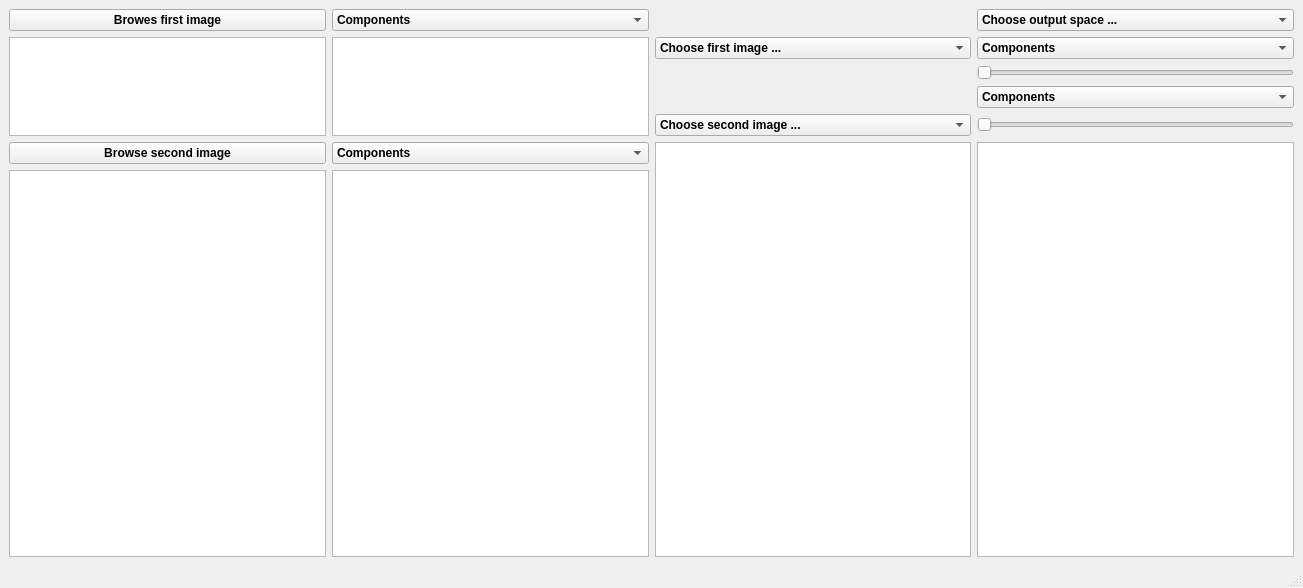
<?xml version="1.0" encoding="UTF-8"?>
<ui version="4.0">
 <class>MainWindow</class>
 <widget class="QMainWindow" name="MainWindow">
  <property name="geometry">
   <rect>
    <x>0</x>
    <y>0</y>
    <width>1303</width>
    <height>588</height>
   </rect>
  </property>
  <property name="windowTitle">
   <string>MainWindow</string>
  </property>
  <property name="styleSheet">
   <string notr="true"/>
  </property>
  <widget class="QWidget" name="centralwidget">
   <layout class="QGridLayout" name="gridLayout">
    <item row="0" column="0">
     <widget class="QPushButton" name="Browse_Image1">
      <property name="font">
       <font>
        <weight>75</weight>
        <bold>true</bold>
       </font>
      </property>
      <property name="text">
       <string>Browes first image</string>
      </property>
     </widget>
    </item>
    <item row="0" column="1">
     <widget class="QComboBox" name="Imag1_comboBox">
      <property name="font">
       <font>
        <weight>75</weight>
        <bold>true</bold>
       </font>
      </property>
      <item>
       <property name="text">
        <string>Components</string>
       </property>
      </item>
      <item>
       <property name="text">
        <string>Mag</string>
       </property>
      </item>
      <item>
       <property name="text">
        <string>Phase</string>
       </property>
      </item>
      <item>
       <property name="text">
        <string>Real</string>
       </property>
      </item>
      <item>
       <property name="text">
        <string>Imag</string>
       </property>
      </item>
     </widget>
    </item>
    <item row="0" column="3">
     <widget class="QComboBox" name="Output_comboBox">
      <property name="font">
       <font>
        <weight>75</weight>
        <bold>true</bold>
       </font>
      </property>
      <item>
       <property name="text">
        <string>Choose output space ...</string>
       </property>
      </item>
      <item>
       <property name="text">
        <string>Output1</string>
       </property>
      </item>
      <item>
       <property name="text">
        <string>Output2</string>
       </property>
      </item>
     </widget>
    </item>
    <item row="1" column="0" rowspan="4">
     <widget class="QGraphicsView" name="Image1_graphicsView">
      <property name="font">
       <font>
        <weight>75</weight>
        <bold>true</bold>
       </font>
      </property>
      <property name="verticalScrollBarPolicy">
       <enum>Qt::ScrollBarAlwaysOff</enum>
      </property>
      <property name="horizontalScrollBarPolicy">
       <enum>Qt::ScrollBarAlwaysOff</enum>
      </property>
     </widget>
    </item>
    <item row="1" column="1" rowspan="4">
     <widget class="PlotWidget" name="FT_Image1_graphicsView">
      <property name="font">
       <font>
        <weight>75</weight>
        <bold>true</bold>
       </font>
      </property>
      <property name="frameShape">
       <enum>QFrame::StyledPanel</enum>
      </property>
      <property name="verticalScrollBarPolicy">
       <enum>Qt::ScrollBarAlwaysOff</enum>
      </property>
      <property name="horizontalScrollBarPolicy">
       <enum>Qt::ScrollBarAlwaysOff</enum>
      </property>
      <property name="rubberBandSelectionMode">
       <enum>Qt::IntersectsItemShape</enum>
      </property>
     </widget>
    </item>
    <item row="1" column="2">
     <widget class="QComboBox" name="Component1_comboBox">
      <property name="font">
       <font>
        <weight>75</weight>
        <bold>true</bold>
       </font>
      </property>
      <item>
       <property name="text">
        <string>Choose first image ...</string>
       </property>
      </item>
      <item>
       <property name="text">
        <string>Image1</string>
       </property>
      </item>
      <item>
       <property name="text">
        <string>Image2</string>
       </property>
      </item>
     </widget>
    </item>
    <item row="1" column="3">
     <widget class="QComboBox" name="FT_Component1_comboBox">
      <property name="font">
       <font>
        <weight>75</weight>
        <bold>true</bold>
       </font>
      </property>
      <item>
       <property name="text">
        <string>Components</string>
       </property>
      </item>
      <item>
       <property name="text">
        <string>Mag</string>
       </property>
      </item>
      <item>
       <property name="text">
        <string>Phase</string>
       </property>
      </item>
      <item>
       <property name="text">
        <string>Real</string>
       </property>
      </item>
      <item>
       <property name="text">
        <string>Imag</string>
       </property>
      </item>
      <item>
       <property name="text">
        <string>UniMag</string>
       </property>
      </item>
      <item>
       <property name="text">
        <string>UniPhase</string>
       </property>
      </item>
     </widget>
    </item>
    <item row="2" column="3">
     <widget class="QSlider" name="Component1_Slider">
      <property name="maximum">
       <number>100</number>
      </property>
      <property name="orientation">
       <enum>Qt::Horizontal</enum>
      </property>
     </widget>
    </item>
    <item row="3" column="3">
     <widget class="QComboBox" name="FT_Component2_comboBox">
      <property name="font">
       <font>
        <weight>75</weight>
        <bold>true</bold>
       </font>
      </property>
      <item>
       <property name="text">
        <string>Components</string>
       </property>
      </item>
      <item>
       <property name="text">
        <string>Mag</string>
       </property>
      </item>
      <item>
       <property name="text">
        <string>Phase</string>
       </property>
      </item>
      <item>
       <property name="text">
        <string>Real</string>
       </property>
      </item>
      <item>
       <property name="text">
        <string>Imag</string>
       </property>
      </item>
      <item>
       <property name="text">
        <string>UniMag</string>
       </property>
      </item>
      <item>
       <property name="text">
        <string>UniPhase</string>
       </property>
      </item>
     </widget>
    </item>
    <item row="4" column="2">
     <widget class="QComboBox" name="Component2_comboBox">
      <property name="font">
       <font>
        <weight>75</weight>
        <bold>true</bold>
       </font>
      </property>
      <item>
       <property name="text">
        <string>Choose second image ...</string>
       </property>
      </item>
      <item>
       <property name="text">
        <string>Image1</string>
       </property>
      </item>
      <item>
       <property name="text">
        <string>Image2</string>
       </property>
      </item>
     </widget>
    </item>
    <item row="4" column="3">
     <widget class="QSlider" name="Component2_Slider">
      <property name="maximum">
       <number>100</number>
      </property>
      <property name="orientation">
       <enum>Qt::Horizontal</enum>
      </property>
     </widget>
    </item>
    <item row="5" column="0">
     <widget class="QPushButton" name="Browse_Image2">
      <property name="font">
       <font>
        <weight>75</weight>
        <bold>true</bold>
       </font>
      </property>
      <property name="text">
       <string>Browse second image</string>
      </property>
     </widget>
    </item>
    <item row="5" column="1">
     <widget class="QComboBox" name="Imag2_comboBox">
      <property name="font">
       <font>
        <weight>75</weight>
        <bold>true</bold>
       </font>
      </property>
      <item>
       <property name="text">
        <string>Components</string>
       </property>
      </item>
      <item>
       <property name="text">
        <string>Mag</string>
       </property>
      </item>
      <item>
       <property name="text">
        <string>Phase</string>
       </property>
      </item>
      <item>
       <property name="text">
        <string>Real</string>
       </property>
      </item>
      <item>
       <property name="text">
        <string>Imag</string>
       </property>
      </item>
     </widget>
    </item>
    <item row="5" column="2" rowspan="2">
     <widget class="PlotWidget" name="Output1_graphicsView"/>
    </item>
    <item row="5" column="3" rowspan="2">
     <widget class="PlotWidget" name="Output2_graphicsView"/>
    </item>
    <item row="6" column="0">
     <widget class="QGraphicsView" name="Image2_graphicsView">
      <property name="font">
       <font>
        <weight>75</weight>
        <bold>true</bold>
       </font>
      </property>
      <property name="verticalScrollBarPolicy">
       <enum>Qt::ScrollBarAlwaysOff</enum>
      </property>
      <property name="horizontalScrollBarPolicy">
       <enum>Qt::ScrollBarAlwaysOff</enum>
      </property>
     </widget>
    </item>
    <item row="6" column="1">
     <widget class="PlotWidget" name="FT_Image2_graphicsView">
      <property name="font">
       <font>
        <weight>75</weight>
        <bold>true</bold>
       </font>
      </property>
      <property name="frameShape">
       <enum>QFrame::StyledPanel</enum>
      </property>
      <property name="verticalScrollBarPolicy">
       <enum>Qt::ScrollBarAlwaysOff</enum>
      </property>
      <property name="horizontalScrollBarPolicy">
       <enum>Qt::ScrollBarAlwaysOff</enum>
      </property>
      <property name="rubberBandSelectionMode">
       <enum>Qt::IntersectsItemShape</enum>
      </property>
     </widget>
    </item>
   </layout>
  </widget>
  <widget class="QMenuBar" name="menubar">
   <property name="geometry">
    <rect>
     <x>0</x>
     <y>0</y>
     <width>1303</width>
     <height>25</height>
    </rect>
   </property>
  </widget>
  <widget class="QStatusBar" name="statusbar"/>
 </widget>
 <customwidgets>
  <customwidget>
   <class>PlotWidget</class>
   <extends>QGraphicsView</extends>
   <header location="global">pyqtgraph</header>
  </customwidget>
 </customwidgets>
 <resources/>
 <connections/>
</ui>
